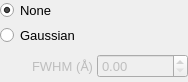
<?xml version="1.0" encoding="UTF-8"?>
<ui version="4.0">
 <class>PairBroadeningFunctionWidget</class>
 <widget class="QWidget" name="PairBroadeningFunctionWidget">
  <property name="geometry">
   <rect>
    <x>0</x>
    <y>0</y>
    <width>188</width>
    <height>82</height>
   </rect>
  </property>
  <property name="font">
   <font>
    <pointsize>10</pointsize>
   </font>
  </property>
  <property name="windowTitle">
   <string>Form</string>
  </property>
  <layout class="QVBoxLayout" name="verticalLayout">
   <property name="spacing">
    <number>4</number>
   </property>
   <property name="leftMargin">
    <number>0</number>
   </property>
   <property name="topMargin">
    <number>0</number>
   </property>
   <property name="rightMargin">
    <number>0</number>
   </property>
   <property name="bottomMargin">
    <number>0</number>
   </property>
   <item>
    <widget class="QRadioButton" name="NoneRadio">
     <property name="text">
      <string>None</string>
     </property>
     <property name="checked">
      <bool>true</bool>
     </property>
    </widget>
   </item>
   <item>
    <widget class="QRadioButton" name="GaussianRadio">
     <property name="text">
      <string>Gaussian</string>
     </property>
    </widget>
   </item>
   <item>
    <widget class="QWidget" name="GaussianParametersWidget" native="true">
     <property name="enabled">
      <bool>false</bool>
     </property>
     <layout class="QHBoxLayout" name="horizontalLayout">
      <property name="spacing">
       <number>4</number>
      </property>
      <property name="leftMargin">
       <number>0</number>
      </property>
      <property name="topMargin">
       <number>0</number>
      </property>
      <property name="rightMargin">
       <number>0</number>
      </property>
      <property name="bottomMargin">
       <number>0</number>
      </property>
      <item>
       <spacer name="horizontalSpacer">
        <property name="orientation">
         <enum>Qt::Horizontal</enum>
        </property>
        <property name="sizeType">
         <enum>QSizePolicy::Fixed</enum>
        </property>
        <property name="sizeHint" stdset="0">
         <size>
          <width>32</width>
          <height>20</height>
         </size>
        </property>
       </spacer>
      </item>
      <item>
       <widget class="QLabel" name="label">
        <property name="sizePolicy">
         <sizepolicy hsizetype="Minimum" vsizetype="Preferred">
          <horstretch>0</horstretch>
          <verstretch>0</verstretch>
         </sizepolicy>
        </property>
        <property name="text">
         <string>FWHM (Å)</string>
        </property>
       </widget>
      </item>
      <item>
       <widget class="ExponentialSpin" name="GaussianFWHMSpin">
        <property name="sizePolicy">
         <sizepolicy hsizetype="Expanding" vsizetype="Fixed">
          <horstretch>0</horstretch>
          <verstretch>0</verstretch>
         </sizepolicy>
        </property>
       </widget>
      </item>
     </layout>
    </widget>
   </item>
  </layout>
 </widget>
 <customwidgets>
  <customwidget>
   <class>ExponentialSpin</class>
   <extends>QDoubleSpinBox</extends>
   <header>gui/widgets/exponentialspin.hui</header>
  </customwidget>
 </customwidgets>
 <resources/>
 <connections>
  <connection>
   <sender>GaussianRadio</sender>
   <signal>toggled(bool)</signal>
   <receiver>GaussianParametersWidget</receiver>
   <slot>setEnabled(bool)</slot>
   <hints>
    <hint type="sourcelabel">
     <x>63</x>
     <y>43</y>
    </hint>
    <hint type="destinationlabel">
     <x>86</x>
     <y>72</y>
    </hint>
   </hints>
  </connection>
 </connections>
</ui>
